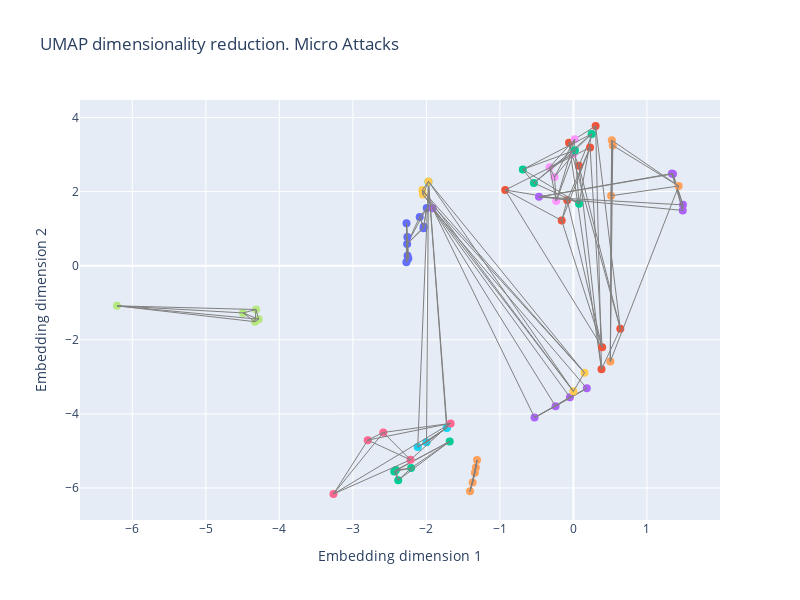

The cell this chart's notebook holds for it:
### Code cell
# Create a figure
fig = make_subplots()

# Group by "attack_macro_cat" and iterate through each group
for group_name, group_data in embedding_df.groupby("micro_label"):
    group_data = group_data.reset_index()
    # Add scatter plot for each group
    fig.add_trace(
        go.Scatter(
            x=group_data[0],
            y=group_data[1],
            mode='markers',
            name=str(group_name),
            marker=dict(size=8),
            text=group_data.index  # Show index as hover text
        )
    )

    # Add edges connecting points with the same label
    edges = []
    for i in range(len(group_data)):
        for j in range(i + 1, len(group_data)):
            edges.append(
                go.Scatter(
                    x=[group_data[0][i], group_data[0][j]],
                    y=[group_data[1][i], group_data[1][j]],
                    mode='lines',
                    line=dict(color='gray', width=1),
                    hoverinfo='none'
                )
            )

    fig.add_traces(edges)

# Update layout
fig.update_layout(
    title='UMAP dimensionality reduction. Micro Attacks',
    xaxis=dict(title='Embedding dimension 1'),
    yaxis=dict(title='Embedding dimension 2'),
    showlegend=False,
    height=600,
    width=800
)

# Show the interactive graph
fig.show()

### Figure 1 — Plotly figure (JSON) as saved in the notebook; plotly's stock layout.template omitted (floating-point values rounded to 4 significant figures)
{"data": [{"marker": {"size": 8}, "mode": "markers", "name": "Backdoor", "text": [0, 1, 2, 3, 4], "type": "scatter", "x": [-1.995, -2.091, -2.262, -2.036, -2.039], "y": [1.555, 1.316, 0.5869, 1.048, 1.012]}, {"hoverinfo": "none", "line": {"color": "gray", "width": 1}, "mode": "lines", "type": "scatter", "x": [-1.995, -2.091], "y": [1.555, 1.316]}, {"hoverinfo": "none", "line": {"color": "gray", "width": 1}, "mode": "lines", "type": "scatter", "x": [-1.995, -2.262], "y": [1.555, 0.5869]}, {"hoverinfo": "none", "line": {"color": "gray", "width": 1}, "mode": "lines", "type": "scatter", "x": [-1.995, -2.036], "y": [1.555, 1.048]}, {"hoverinfo": "none", "line": {"color": "gray", "width": 1}, "mode": "lines", "type": "scatter", "x": [-1.995, -2.039], "y": [1.555, 1.012]}, {"hoverinfo": "none", "line": {"color": "gray", "width": 1}, "mode": "lines", "type": "scatter", "x": [-2.091, -2.262], "y": [1.316, 0.5869]}, {"hoverinfo": "none", "line": {"color": "gray", "width": 1}, "mode": "lines", "type": "scatter", "x": [-2.091, -2.036], "y": [1.316, 1.048]}, {"hoverinfo": "none", "line": {"color": "gray", "width": 1}, "mode": "lines", "type": "scatter", "x": [-2.091, -2.039], "y": [1.316, 1.012]}, {"hoverinfo": "none", "line": {"color": "gray", "width": 1}, "mode": "lines", "type": "scatter", "x": [-2.262, -2.036], "y": [0.5869, 1.048]}, {"hoverinfo": "none", "line": {"color": "gray", "width": 1}, "mode": "lines", "type": "scatter", "x": [-2.262, -2.039], "y": [0.5869, 1.012]}, {"hoverinfo": "none", "line": {"color": "gray", "width": 1}, "mode": "lines", "type": "scatter", "x": [-2.036, -2.039], "y": [1.048, 1.012]}, {"marker": {"size": 8}, "mode": "markers", "name": "DDoS_HTTP", "text": [0, 1, 2, 3, 4], "type": "scatter", "x": [0.6377, 0.07473, -0.06002, 0.302, 0.382], "y": [-1.702, 2.7, 3.317, 3.771, -2.797]}, {"hoverinfo": "none", "line": {"color": "gray", "width": 1}, "mode": "lines", "type": "scatter", "x": [0.6377, 0.07473], "y": [-1.702, 2.7]}, {"hoverinfo": "none", "line": {"color": "gray", "width": 1}, "mode": "lines", "type": "scatter", "x": [0.6377, -0.06002], "y": [-1.702, 3.317]}, {"hoverinfo": "none", "line": {"color": "gray", "width": 1}, "mode": "lines", "type": "scatter", "x": [0.6377, 0.302], "y": [-1.702, 3.771]}, {"hoverinfo": "none", "line": {"color": "gray", "width": 1}, "mode": "lines", "type": "scatter", "x": [0.6377, 0.382], "y": [-1.702, -2.797]}, {"hoverinfo": "none", "line": {"color": "gray", "width": 1}, "mode": "lines", "type": "scatter", "x": [0.07473, -0.06002], "y": [2.7, 3.317]}, {"hoverinfo": "none", "line": {"color": "gray", "width": 1}, "mode": "lines", "type": "scatter", "x": [0.07473, 0.302], "y": [2.7, 3.771]}, {"hoverinfo": "none", "line": {"color": "gray", "width": 1}, "mode": "lines", "type": "scatter", "x": [0.07473, 0.382], "y": [2.7, -2.797]}, {"hoverinfo": "none", "line": {"color": "gray", "width": 1}, "mode": "lines", "type": "scatter", "x": [-0.06002, 0.302], "y": [3.317, 3.771]}, {"hoverinfo": "none", "line": {"color": "gray", "width": 1}, "mode": "lines", "type": "scatter", "x": [-0.06002, 0.382], "y": [3.317, -2.797]}, {"hoverinfo": "none", "line": {"color": "gray", "width": 1}, "mode": "lines", "type": "scatter", "x": [0.302, 0.382], "y": [3.771, -2.797]}, {"marker": {"size": 8}, "mode": "markers", "name": "DDoS_ICMP", "text": [0, 1, 2, 3, 4], "type": "scatter", "x": [-2.383, -2.414, -2.437, -2.207, -1.683], "y": [-5.789, -5.518, -5.556, -5.463, -4.745]}, {"hoverinfo": "none", "line": {"color": "gray", "width": 1}, "mode": "lines", "type": "scatter", "x": [-2.383, -2.414], "y": [-5.789, -5.518]}, {"hoverinfo": "none", "line": {"color": "gray", "width": 1}, "mode": "lines", "type": "scatter", "x": [-2.383, -2.437], "y": [-5.789, -5.556]}, {"hoverinfo": "none", "line": {"color": "gray", "width": 1}, "mode": "lines", "type": "scatter", "x": [-2.383, -2.207], "y": [-5.789, -5.463]}, {"hoverinfo": "none", "line": {"color": "gray", "width": 1}, "mode": "lines", "type": "scatter", "x": [-2.383, -1.683], "y": [-5.789, -4.745]}, {"hoverinfo": "none", "line": {"color": "gray", "width": 1}, "mode": "lines", "type": "scatter", "x": [-2.414, -2.437], "y": [-5.518, -5.556]}, {"hoverinfo": "none", "line": {"color": "gray", "width": 1}, "mode": "lines", "type": "scatter", "x": [-2.414, -2.207], "y": [-5.518, -5.463]}, {"hoverinfo": "none", "line": {"color": "gray", "width": 1}, "mode": "lines", "type": "scatter", "x": [-2.414, -1.683], "y": [-5.518, -4.745]}, {"hoverinfo": "none", "line": {"color": "gray", "width": 1}, "mode": "lines", "type": "scatter", "x": [-2.437, -2.207], "y": [-5.556, -5.463]}, {"hoverinfo": "none", "line": {"color": "gray", "width": 1}, "mode": "lines", "type": "scatter", "x": [-2.437, -1.683], "y": [-5.556, -4.745]}, {"hoverinfo": "none", "line": {"color": "gray", "width": 1}, "mode": "lines", "type": "scatter", "x": [-2.207, -1.683], "y": [-5.463, -4.745]}, {"marker": {"size": 8}, "mode": "markers", "name": "DDoS_TCP", "text": [0, 1, 2, 3, 4], "type": "scatter", "x": [-1.915, -0.5282, -0.243, 0.1823, -0.04752], "y": [1.548, -4.1, -3.794, -3.312, -3.549]}, {"hoverinfo": "none", "line": {"color": "gray", "width": 1}, "mode": "lines", "type": "scatter", "x": [-1.915, -0.5282], "y": [1.548, -4.1]}, {"hoverinfo": "none", "line": {"color": "gray", "width": 1}, "mode": "lines", "type": "scatter", "x": [-1.915, -0.243], "y": [1.548, -3.794]}, {"hoverinfo": "none", "line": {"color": "gray", "width": 1}, "mode": "lines", "type": "scatter", "x": [-1.915, 0.1823], "y": [1.548, -3.312]}, {"hoverinfo": "none", "line": {"color": "gray", "width": 1}, "mode": "lines", "type": "scatter", "x": [-1.915, -0.04752], "y": [1.548, -3.549]}, {"hoverinfo": "none", "line": {"color": "gray", "width": 1}, "mode": "lines", "type": "scatter", "x": [-0.5282, -0.243], "y": [-4.1, -3.794]}, {"hoverinfo": "none", "line": {"color": "gray", "width": 1}, "mode": "lines", "type": "scatter", "x": [-0.5282, 0.1823], "y": [-4.1, -3.312]}, {"hoverinfo": "none", "line": {"color": "gray", "width": 1}, "mode": "lines", "type": "scatter", "x": [-0.5282, -0.04752], "y": [-4.1, -3.549]}, {"hoverinfo": "none", "line": {"color": "gray", "width": 1}, "mode": "lines", "type": "scatter", "x": [-0.243, 0.1823], "y": [-3.794, -3.312]}, {"hoverinfo": "none", "line": {"color": "gray", "width": 1}, "mode": "lines", "type": "scatter", "x": [-0.243, -0.04752], "y": [-3.794, -3.549]}, {"hoverinfo": "none", "line": {"color": "gray", "width": 1}, "mode": "lines", "type": "scatter", "x": [0.1823, -0.04752], "y": [-3.312, -3.549]}, {"marker": {"size": 8}, "mode": "markers", "name": "DDoS_UDP", "text": [0, 1, 2, 3, 4], "type": "scatter", "x": [-1.326, -1.34, -1.371, -1.406, -1.311], "y": [-5.45, -5.588, -5.855, -6.089, -5.246]}, {"hoverinfo": "none", "line": {"color": "gray", "width": 1}, "mode": "lines", "type": "scatter", "x": [-1.326, -1.34], "y": [-5.45, -5.588]}, {"hoverinfo": "none", "line": {"color": "gray", "width": 1}, "mode": "lines", "type": "scatter", "x": [-1.326, -1.371], "y": [-5.45, -5.855]}, {"hoverinfo": "none", "line": {"color": "gray", "width": 1}, "mode": "lines", "type": "scatter", "x": [-1.326, -1.406], "y": [-5.45, -6.089]}, {"hoverinfo": "none", "line": {"color": "gray", "width": 1}, "mode": "lines", "type": "scatter", "x": [-1.326, -1.311], "y": [-5.45, -5.246]}, {"hoverinfo": "none", "line": {"color": "gray", "width": 1}, "mode": "lines", "type": "scatter", "x": [-1.34, -1.371], "y": [-5.588, -5.855]}, {"hoverinfo": "none", "line": {"color": "gray", "width": 1}, "mode": "lines", "type": "scatter", "x": [-1.34, -1.406], "y": [-5.588, -6.089]}, {"hoverinfo": "none", "line": {"color": "gray", "width": 1}, "mode": "lines", "type": "scatter", "x": [-1.34, -1.311], "y": [-5.588, -5.246]}, {"hoverinfo": "none", "line": {"color": "gray", "width": 1}, "mode": "lines", "type": "scatter", "x": [-1.371, -1.406], "y": [-5.855, -6.089]}, {"hoverinfo": "none", "line": {"color": "gray", "width": 1}, "mode": "lines", "type": "scatter", "x": [-1.371, -1.311], "y": [-5.855, -5.246]}, {"hoverinfo": "none", "line": {"color": "gray", "width": 1}, "mode": "lines", "type": "scatter", "x": [-1.406, -1.311], "y": [-6.089, -5.246]}, {"marker": {"size": 8}, "mode": "markers", "name": "Fingerprinting", "text": [0, 1, 2, 3, 4], "type": "scatter", "x": [-1.998, -1.724, -2.118, -1.972, -1.718], "y": [-4.767, -4.381, -4.896, 2.262, -4.365]}, {"hoverinfo": "none", "line": {"color": "gray", "width": 1}, "mode": "lines", "type": "scatter", "x": [-1.998, -1.724], "y": [-4.767, -4.381]}, {"hoverinfo": "none", "line": {"color": "gray", "width": 1}, "mode": "lines", "type": "scatter", "x": [-1.998, -2.118], "y": [-4.767, -4.896]}, {"hoverinfo": "none", "line": {"color": "gray", "width": 1}, "mode": "lines", "type": "scatter", "x": [-1.998, -1.972], "y": [-4.767, 2.262]}, {"hoverinfo": "none", "line": {"color": "gray", "width": 1}, "mode": "lines", "type": "scatter", "x": [-1.998, -1.718], "y": [-4.767, -4.365]}, {"hoverinfo": "none", "line": {"color": "gray", "width": 1}, "mode": "lines", "type": "scatter", "x": [-1.724, -2.118], "y": [-4.381, -4.896]}, {"hoverinfo": "none", "line": {"color": "gray", "width": 1}, "mode": "lines", "type": "scatter", "x": [-1.724, -1.972], "y": [-4.381, 2.262]}, {"hoverinfo": "none", "line": {"color": "gray", "width": 1}, "mode": "lines", "type": "scatter", "x": [-1.724, -1.718], "y": [-4.381, -4.365]}, {"hoverinfo": "none", "line": {"color": "gray", "width": 1}, "mode": "lines", "type": "scatter", "x": [-2.118, -1.972], "y": [-4.896, 2.262]}, {"hoverinfo": "none", "line": {"color": "gray", "width": 1}, "mode": "lines", "type": "scatter", "x": [-2.118, -1.718], "y": [-4.896, -4.365]}, {"hoverinfo": "none", "line": {"color": "gray", "width": 1}, "mode": "lines", "type": "scatter", "x": [-1.972, -1.718], "y": [2.262, -4.365]}, {"marker": {"size": 8}, "mode": "markers", "name": "MITM", "text": [0, 1, 2, 3, 4], "type": "scatter", "x": [-2.586, -3.263, -1.67, -2.797, -2.216], "y": [-4.502, -6.163, -4.257, -4.709, -5.241]}, {"hoverinfo": "none", "line": {"color": "gray", "width": 1}, "mode": "lines", "type": "scatter", "x": [-2.586, -3.263], "y": [-4.502, -6.163]}, {"hoverinfo": "none", "line": {"color": "gray", "width": 1}, "mode": "lines", "type": "scatter", "x": [-2.586, -1.67], "y": [-4.502, -4.257]}, {"hoverinfo": "none", "line": {"color": "gray", "width": 1}, "mode": "lines", "type": "scatter", "x": [-2.586, -2.797], "y": [-4.502, -4.709]}, {"hoverinfo": "none", "line": {"color": "gray", "width": 1}, "mode": "lines", "type": "scatter", "x": [-2.586, -2.216], "y": [-4.502, -5.241]}, {"hoverinfo": "none", "line": {"color": "gray", "width": 1}, "mode": "lines", "type": "scatter", "x": [-3.263, -1.67], "y": [-6.163, -4.257]}, {"hoverinfo": "none", "line": {"color": "gray", "width": 1}, "mode": "lines", "type": "scatter", "x": [-3.263, -2.797], "y": [-6.163, -4.709]}, {"hoverinfo": "none", "line": {"color": "gray", "width": 1}, "mode": "lines", "type": "scatter", "x": [-3.263, -2.216], "y": [-6.163, -5.241]}, {"hoverinfo": "none", "line": {"color": "gray", "width": 1}, "mode": "lines", "type": "scatter", "x": [-1.67, -2.797], "y": [-4.257, -4.709]}, {"hoverinfo": "none", "line": {"color": "gray", "width": 1}, "mode": "lines", "type": "scatter", "x": [-1.67, -2.216], "y": [-4.257, -5.241]}, {"hoverinfo": "none", "line": {"color": "gray", "width": 1}, "mode": "lines", "type": "scatter", "x": [-2.797, -2.216], "y": [-4.709, -5.241]}, {"marker": {"size": 8}, "mode": "markers", "name": "Normal", "text": [0, 1, 2, 3, 4], "type": "scatter", "x": [-4.495, -4.282, -6.208, -4.331, -4.317], "y": [-1.275, -1.445, -1.085, -1.512, -1.183]}, {"hoverinfo": "none", "line": {"color": "gray", "width": 1}, "mode": "lines", "type": "scatter", "x": [-4.495, -4.282], "y": [-1.275, -1.445]}, {"hoverinfo": "none", "line": {"color": "gray", "width": 1}, "mode": "lines", "type": "scatter", "x": [-4.495, -6.208], "y": [-1.275, -1.085]}, {"hoverinfo": "none", "line": {"color": "gray", "width": 1}, "mode": "lines", "type": "scatter", "x": [-4.495, -4.331], "y": [-1.275, -1.512]}, {"hoverinfo": "none", "line": {"color": "gray", "width": 1}, "mode": "lines", "type": "scatter", "x": [-4.495, -4.317], "y": [-1.275, -1.183]}, {"hoverinfo": "none", "line": {"color": "gray", "width": 1}, "mode": "lines", "type": "scatter", "x": [-4.282, -6.208], "y": [-1.445, -1.085]}, {"hoverinfo": "none", "line": {"color": "gray", "width": 1}, "mode": "lines", "type": "scatter", "x": [-4.282, -4.331], "y": [-1.445, -1.512]}, {"hoverinfo": "none", "line": {"color": "gray", "width": 1}, "mode": "lines", "type": "scatter", "x": [-4.282, -4.317], "y": [-1.445, -1.183]}, {"hoverinfo": "none", "line": {"color": "gray", "width": 1}, "mode": "lines", "type": "scatter", "x": [-6.208, -4.331], "y": [-1.085, -1.512]}, {"hoverinfo": "none", "line": {"color": "gray", "width": 1}, "mode": "lines", "type": "scatter", "x": [-6.208, -4.317], "y": [-1.085, -1.183]}, {"hoverinfo": "none", "line": {"color": "gray", "width": 1}, "mode": "lines", "type": "scatter", "x": [-4.331, -4.317], "y": [-1.512, -1.183]}, {"marker": {"size": 8}, "mode": "markers", "name": "Password", "text": [0, 1, 2, 3, 4], "type": "scatter", "x": [-0.2334, 0.003156, 0.01846, -0.3239, -0.2569], "y": [1.746, 3.018, 3.415, 2.657, 2.394]}, {"hoverinfo": "none", "line": {"color": "gray", "width": 1}, "mode": "lines", "type": "scatter", "x": [-0.2334, 0.003156], "y": [1.746, 3.018]}, {"hoverinfo": "none", "line": {"color": "gray", "width": 1}, "mode": "lines", "type": "scatter", "x": [-0.2334, 0.01846], "y": [1.746, 3.415]}, {"hoverinfo": "none", "line": {"color": "gray", "width": 1}, "mode": "lines", "type": "scatter", "x": [-0.2334, -0.3239], "y": [1.746, 2.657]}, {"hoverinfo": "none", "line": {"color": "gray", "width": 1}, "mode": "lines", "type": "scatter", "x": [-0.2334, -0.2569], "y": [1.746, 2.394]}, {"hoverinfo": "none", "line": {"color": "gray", "width": 1}, "mode": "lines", "type": "scatter", "x": [0.003156, 0.01846], "y": [3.018, 3.415]}, {"hoverinfo": "none", "line": {"color": "gray", "width": 1}, "mode": "lines", "type": "scatter", "x": [0.003156, -0.3239], "y": [3.018, 2.657]}, {"hoverinfo": "none", "line": {"color": "gray", "width": 1}, "mode": "lines", "type": "scatter", "x": [0.003156, -0.2569], "y": [3.018, 2.394]}, {"hoverinfo": "none", "line": {"color": "gray", "width": 1}, "mode": "lines", "type": "scatter", "x": [0.01846, -0.3239], "y": [3.415, 2.657]}, {"hoverinfo": "none", "line": {"color": "gray", "width": 1}, "mode": "lines", "type": "scatter", "x": [0.01846, -0.2569], "y": [3.415, 2.394]}, {"hoverinfo": "none", "line": {"color": "gray", "width": 1}, "mode": "lines", "type": "scatter", "x": [-0.3239, -0.2569], "y": [2.657, 2.394]}, {"marker": {"size": 8}, "mode": "markers", "name": "Port_Scanning", "text": [0, 1, 2, 3, 4], "type": "scatter", "x": [-1.971, 0.1505, -0.0004295, -2.055, -2.046], "y": [2.275, -2.889, -3.393, 2.04, 1.919]}, {"hoverinfo": "none", "line": {"color": "gray", "width": 1}, "mode": "lines", "type": "scatter", "x": [-1.971, 0.1505], "y": [2.275, -2.889]}, {"hoverinfo": "none", "line": {"color": "gray", "width": 1}, "mode": "lines", "type": "scatter", "x": [-1.971, -0.0004295], "y": [2.275, -3.393]}, {"hoverinfo": "none", "line": {"color": "gray", "width": 1}, "mode": "lines", "type": "scatter", "x": [-1.971, -2.055], "y": [2.275, 2.04]}, {"hoverinfo": "none", "line": {"color": "gray", "width": 1}, "mode": "lines", "type": "scatter", "x": [-1.971, -2.046], "y": [2.275, 1.919]}, {"hoverinfo": "none", "line": {"color": "gray", "width": 1}, "mode": "lines", "type": "scatter", "x": [0.1505, -0.0004295], "y": [-2.889, -3.393]}, {"hoverinfo": "none", "line": {"color": "gray", "width": 1}, "mode": "lines", "type": "scatter", "x": [0.1505, -2.055], "y": [-2.889, 2.04]}, {"hoverinfo": "none", "line": {"color": "gray", "width": 1}, "mode": "lines", "type": "scatter", "x": [0.1505, -2.046], "y": [-2.889, 1.919]}, {"hoverinfo": "none", "line": {"color": "gray", "width": 1}, "mode": "lines", "type": "scatter", "x": [-0.0004295, -2.055], "y": [-3.393, 2.04]}, {"hoverinfo": "none", "line": {"color": "gray", "width": 1}, "mode": "lines", "type": "scatter", "x": [-0.0004295, -2.046], "y": [-3.393, 1.919]}, {"hoverinfo": "none", "line": {"color": "gray", "width": 1}, "mode": "lines", "type": "scatter", "x": [-2.055, -2.046], "y": [2.04, 1.919]}, {"marker": {"size": 8}, "mode": "markers", "name": "Ransomware", "text": [0, 1, 2, 3, 4], "type": "scatter", "x": [-2.257, -2.272, -2.27, -2.245, -2.259], "y": [0.2658, 0.09548, 1.147, 0.1923, 0.7728]}, {"hoverinfo": "none", "line": {"color": "gray", "width": 1}, "mode": "lines", "type": "scatter", "x": [-2.257, -2.272], "y": [0.2658, 0.09548]}, {"hoverinfo": "none", "line": {"color": "gray", "width": 1}, "mode": "lines", "type": "scatter", "x": [-2.257, -2.27], "y": [0.2658, 1.147]}, {"hoverinfo": "none", "line": {"color": "gray", "width": 1}, "mode": "lines", "type": "scatter", "x": [-2.257, -2.245], "y": [0.2658, 0.1923]}, {"hoverinfo": "none", "line": {"color": "gray", "width": 1}, "mode": "lines", "type": "scatter", "x": [-2.257, -2.259], "y": [0.2658, 0.7728]}, {"hoverinfo": "none", "line": {"color": "gray", "width": 1}, "mode": "lines", "type": "scatter", "x": [-2.272, -2.27], "y": [0.09548, 1.147]}, {"hoverinfo": "none", "line": {"color": "gray", "width": 1}, "mode": "lines", "type": "scatter", "x": [-2.272, -2.245], "y": [0.09548, 0.1923]}, {"hoverinfo": "none", "line": {"color": "gray", "width": 1}, "mode": "lines", "type": "scatter", "x": [-2.272, -2.259], "y": [0.09548, 0.7728]}, {"hoverinfo": "none", "line": {"color": "gray", "width": 1}, "mode": "lines", "type": "scatter", "x": [-2.27, -2.245], "y": [1.147, 0.1923]}, {"hoverinfo": "none", "line": {"color": "gray", "width": 1}, "mode": "lines", "type": "scatter", "x": [-2.27, -2.259], "y": [1.147, 0.7728]}, {"hoverinfo": "none", "line": {"color": "gray", "width": 1}, "mode": "lines", "type": "scatter", "x": [-2.245, -2.259], "y": [0.1923, 0.7728]}, {"marker": {"size": 8}, "mode": "markers", "name": "SQL_injection", "text": [0, 1, 2, 3, 4], "type": "scatter", "x": [0.3908, -0.9279, 0.2266, -0.0847, -0.1592], "y": [-2.201, 2.043, 3.191, 1.769, 1.22]}, {"hoverinfo": "none", "line": {"color": "gray", "width": 1}, "mode": "lines", "type": "scatter", "x": [0.3908, -0.9279], "y": [-2.201, 2.043]}, {"hoverinfo": "none", "line": {"color": "gray", "width": 1}, "mode": "lines", "type": "scatter", "x": [0.3908, 0.2266], "y": [-2.201, 3.191]}, {"hoverinfo": "none", "line": {"color": "gray", "width": 1}, "mode": "lines", "type": "scatter", "x": [0.3908, -0.0847], "y": [-2.201, 1.769]}, {"hoverinfo": "none", "line": {"color": "gray", "width": 1}, "mode": "lines", "type": "scatter", "x": [0.3908, -0.1592], "y": [-2.201, 1.22]}, {"hoverinfo": "none", "line": {"color": "gray", "width": 1}, "mode": "lines", "type": "scatter", "x": [-0.9279, 0.2266], "y": [2.043, 3.191]}, {"hoverinfo": "none", "line": {"color": "gray", "width": 1}, "mode": "lines", "type": "scatter", "x": [-0.9279, -0.0847], "y": [2.043, 1.769]}, {"hoverinfo": "none", "line": {"color": "gray", "width": 1}, "mode": "lines", "type": "scatter", "x": [-0.9279, -0.1592], "y": [2.043, 1.22]}, {"hoverinfo": "none", "line": {"color": "gray", "width": 1}, "mode": "lines", "type": "scatter", "x": [0.2266, -0.0847], "y": [3.191, 1.769]}, {"hoverinfo": "none", "line": {"color": "gray", "width": 1}, "mode": "lines", "type": "scatter", "x": [0.2266, -0.1592], "y": [3.191, 1.22]}, {"hoverinfo": "none", "line": {"color": "gray", "width": 1}, "mode": "lines", "type": "scatter", "x": [-0.0847, -0.1592], "y": [1.769, 1.22]}, {"marker": {"size": 8}, "mode": "markers", "name": "Uploading", "text": [0, 1, 2, 3, 4], "type": "scatter", "x": [0.2476, -0.6881, 0.02027, -0.5376, 0.07718], "y": [3.556, 2.598, 3.115, 2.233, 1.674]}, {"hoverinfo": "none", "line": {"color": "gray", "width": 1}, "mode": "lines", "type": "scatter", "x": [0.2476, -0.6881], "y": [3.556, 2.598]}, {"hoverinfo": "none", "line": {"color": "gray", "width": 1}, "mode": "lines", "type": "scatter", "x": [0.2476, 0.02027], "y": [3.556, 3.115]}, {"hoverinfo": "none", "line": {"color": "gray", "width": 1}, "mode": "lines", "type": "scatter", "x": [0.2476, -0.5376], "y": [3.556, 2.233]}, {"hoverinfo": "none", "line": {"color": "gray", "width": 1}, "mode": "lines", "type": "scatter", "x": [0.2476, 0.07718], "y": [3.556, 1.674]}, {"hoverinfo": "none", "line": {"color": "gray", "width": 1}, "mode": "lines", "type": "scatter", "x": [-0.6881, 0.02027], "y": [2.598, 3.115]}, {"hoverinfo": "none", "line": {"color": "gray", "width": 1}, "mode": "lines", "type": "scatter", "x": [-0.6881, -0.5376], "y": [2.598, 2.233]}, {"hoverinfo": "none", "line": {"color": "gray", "width": 1}, "mode": "lines", "type": "scatter", "x": [-0.6881, 0.07718], "y": [2.598, 1.674]}, {"hoverinfo": "none", "line": {"color": "gray", "width": 1}, "mode": "lines", "type": "scatter", "x": [0.02027, -0.5376], "y": [3.115, 2.233]}, {"hoverinfo": "none", "line": {"color": "gray", "width": 1}, "mode": "lines", "type": "scatter", "x": [0.02027, 0.07718], "y": [3.115, 1.674]}, {"hoverinfo": "none", "line": {"color": "gray", "width": 1}, "mode": "lines", "type": "scatter", "x": [-0.5376, 0.07718], "y": [2.233, 1.674]}, {"marker": {"size": 8}, "mode": "markers", "name": "Vulnerability_scanner", "text": [0, 1, 2, 3, 4], "type": "scatter", "x": [-0.4687, 1.491, 1.355, 1.34, 1.487], "y": [1.858, 1.642, 2.477, 2.487, 1.492]}, {"hoverinfo": "none", "line": {"color": "gray", "width": 1}, "mode": "lines", "type": "scatter", "x": [-0.4687, 1.491], "y": [1.858, 1.642]}, {"hoverinfo": "none", "line": {"color": "gray", "width": 1}, "mode": "lines", "type": "scatter", "x": [-0.4687, 1.355], "y": [1.858, 2.477]}, {"hoverinfo": "none", "line": {"color": "gray", "width": 1}, "mode": "lines", "type": "scatter", "x": [-0.4687, 1.34], "y": [1.858, 2.487]}, {"hoverinfo": "none", "line": {"color": "gray", "width": 1}, "mode": "lines", "type": "scatter", "x": [-0.4687, 1.487], "y": [1.858, 1.492]}, {"hoverinfo": "none", "line": {"color": "gray", "width": 1}, "mode": "lines", "type": "scatter", "x": [1.491, 1.355], "y": [1.642, 2.477]}, {"hoverinfo": "none", "line": {"color": "gray", "width": 1}, "mode": "lines", "type": "scatter", "x": [1.491, 1.34], "y": [1.642, 2.487]}, {"hoverinfo": "none", "line": {"color": "gray", "width": 1}, "mode": "lines", "type": "scatter", "x": [1.491, 1.487], "y": [1.642, 1.492]}, {"hoverinfo": "none", "line": {"color": "gray", "width": 1}, "mode": "lines", "type": "scatter", "x": [1.355, 1.34], "y": [2.477, 2.487]}, {"hoverinfo": "none", "line": {"color": "gray", "width": 1}, "mode": "lines", "type": "scatter", "x": [1.355, 1.487], "y": [2.477, 1.492]}, {"hoverinfo": "none", "line": {"color": "gray", "width": 1}, "mode": "lines", "type": "scatter", "x": [1.34, 1.487], "y": [2.487, 1.492]}, {"marker": {"size": 8}, "mode": "markers", "name": "XSS", "text": [0, 1, 2, 3, 4], "type": "scatter", "x": [0.5121, 0.5355, 0.5223, 0.5017, 1.431], "y": [1.888, 3.246, 3.385, -2.587, 2.151]}, {"hoverinfo": "none", "line": {"color": "gray", "width": 1}, "mode": "lines", "type": "scatter", "x": [0.5121, 0.5355], "y": [1.888, 3.246]}, {"hoverinfo": "none", "line": {"color": "gray", "width": 1}, "mode": "lines", "type": "scatter", "x": [0.5121, 0.5223], "y": [1.888, 3.385]}, {"hoverinfo": "none", "line": {"color": "gray", "width": 1}, "mode": "lines", "type": "scatter", "x": [0.5121, 0.5017], "y": [1.888, -2.587]}, {"hoverinfo": "none", "line": {"color": "gray", "width": 1}, "mode": "lines", "type": "scatter", "x": [0.5121, 1.431], "y": [1.888, 2.151]}, {"hoverinfo": "none", "line": {"color": "gray", "width": 1}, "mode": "lines", "type": "scatter", "x": [0.5355, 0.5223], "y": [3.246, 3.385]}, {"hoverinfo": "none", "line": {"color": "gray", "width": 1}, "mode": "lines", "type": "scatter", "x": [0.5355, 0.5017], "y": [3.246, -2.587]}, {"hoverinfo": "none", "line": {"color": "gray", "width": 1}, "mode": "lines", "type": "scatter", "x": [0.5355, 1.431], "y": [3.246, 2.151]}, {"hoverinfo": "none", "line": {"color": "gray", "width": 1}, "mode": "lines", "type": "scatter", "x": [0.5223, 0.5017], "y": [3.385, -2.587]}, {"hoverinfo": "none", "line": {"color": "gray", "width": 1}, "mode": "lines", "type": "scatter", "x": [0.5223, 1.431], "y": [3.385, 2.151]}, {"hoverinfo": "none", "line": {"color": "gray", "width": 1}, "mode": "lines", "type": "scatter", "x": [0.5017, 1.431], "y": [-2.587, 2.151]}], "layout": {"height": 600, "showlegend": false, "title": {"text": "UMAP dimensionality reduction. Micro Attacks"}, "width": 800, "xaxis": {"anchor": "y", "autorange": true, "domain": [0, 1], "range": [-6.711, 1.994], "title": {"text": "Embedding dimension 1"}, "type": "linear"}, "yaxis": {"anchor": "x", "autorange": true, "domain": [0, 1], "range": [-6.865, 4.472], "title": {"text": "Embedding dimension 2"}, "type": "linear"}}}
